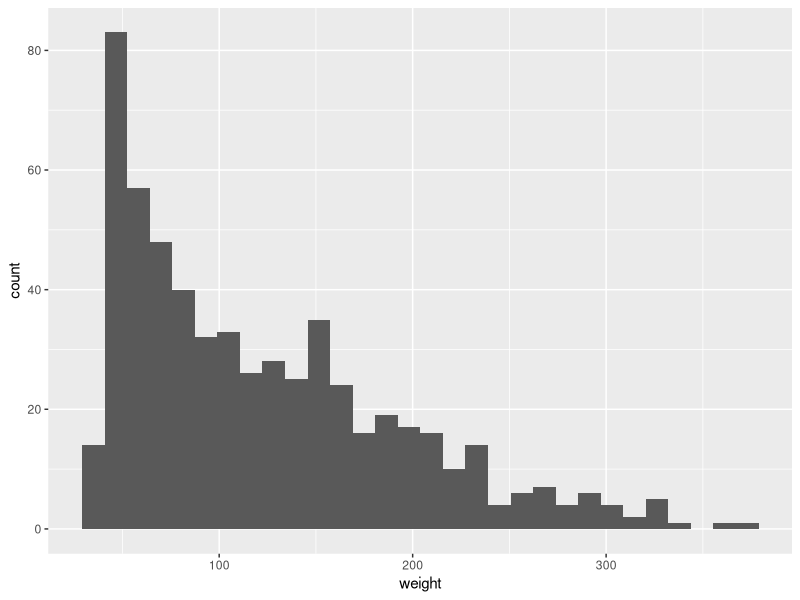
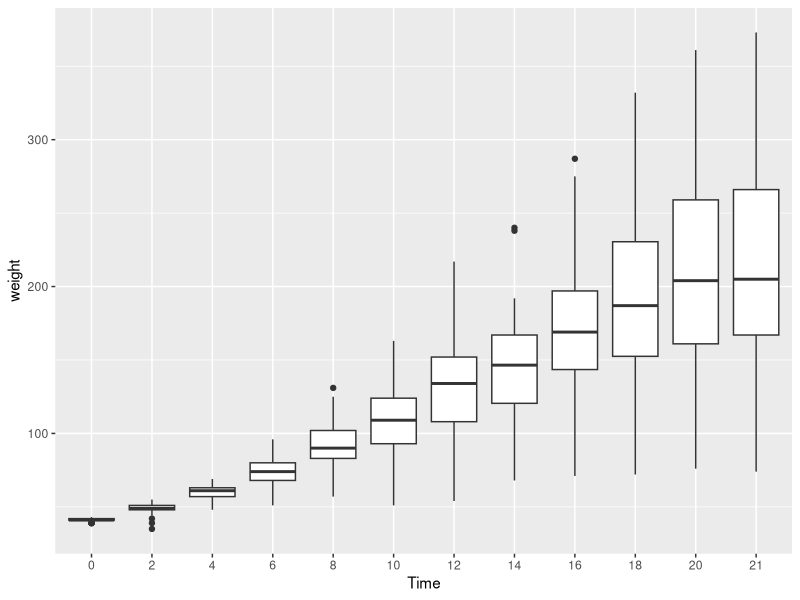
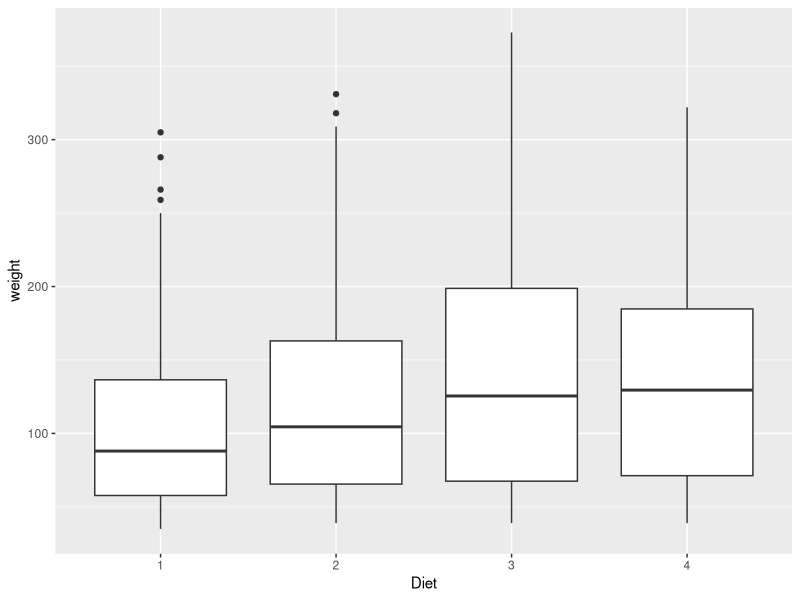
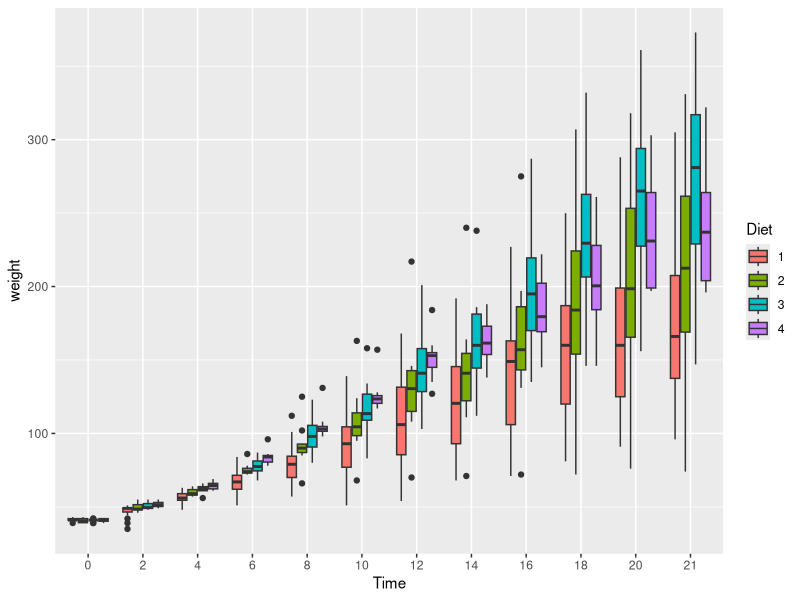

These figures' R source, in order:
## ---- chunk 1
library(ggplot2)
## ---- chunk 2
data("ChickWeight")
## ---- chunk 3
ggplot(ChickWeight)+
  geom_histogram(aes(weight))
## ---- chunk 4
ChickWeight$Time <- as.factor(ChickWeight$Time)
## ---- chunk 5
ggplot(ChickWeight, aes(Time, weight))+
    geom_boxplot()
## ---- chunk 6
ggplot(ChickWeight, aes(Diet, weight))+
    geom_boxplot()
## ---- chunk 7
ggplot(ChickWeight, aes(Time, weight, fill=Diet))+
    geom_boxplot()
